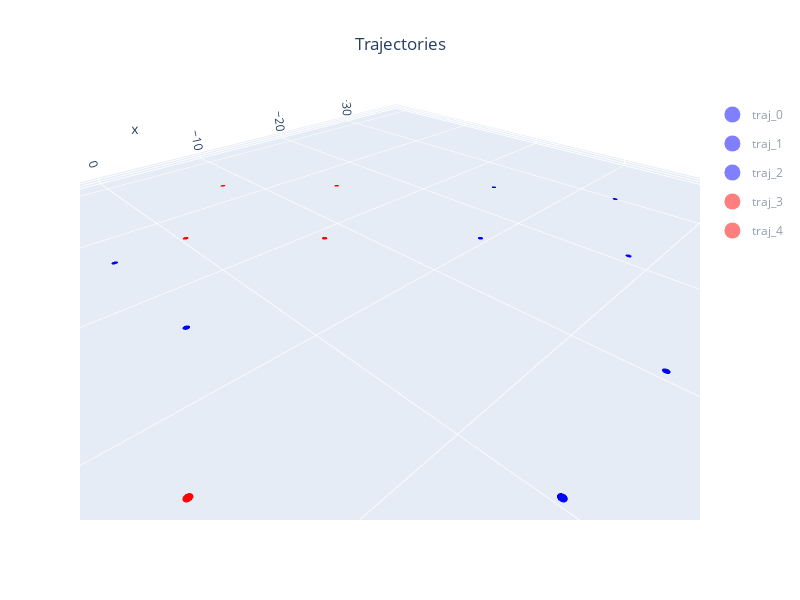

Write notebook code for a chart like this one.
### Markdown cell above
## Gazebo Configuration

Here we color each UAV with the color of the GCS it belongs to.

### Code cell
gaz_config = ConfigGazebo(origin = enu_origin,
                          world_path="simulator/gazebo/worlds/runway.world")

for path,home,c in zip(base_paths,base_homes,uav_colors):
    gaz_config.add(base_path=path,base_home=home,color=c)

gaz= Gazebo(gaz_config,gra_origin)

gaz.show()

### Figure 1 — Plotly figure (JSON) as saved in the notebook; plotly's stock layout.template omitted (floating-point values rounded to 4 significant figures; data arrays with more than 128 entries replaced by an {"elided": "..."} marker saying what was removed)
{"data": [{"color": "blue", "flatshading": false, "i": {"elided": "468 int values"}, "j": {"elided": "468 int values"}, "k": {"elided": "468 int values"}, "legendgroup": "traj_0", "lighting": {"ambient": 0.35, "diffuse": 0.8, "roughness": 0.9, "specular": 0.2}, "lightposition": {"x": 200, "y": 200, "z": 100}, "name": "traj_0", "opacity": 0.95, "showlegend": false, "type": "mesh3d", "x": {"elided": "252 float values"}, "y": {"elided": "252 float values"}, "z": {"elided": "252 float values"}}, {"color": "blue", "flatshading": false, "i": {"elided": "468 int values"}, "j": {"elided": "468 int values"}, "k": {"elided": "468 int values"}, "legendgroup": "traj_0", "lighting": {"ambient": 0.35, "diffuse": 0.8, "roughness": 0.9, "specular": 0.2}, "lightposition": {"x": 200, "y": 200, "z": 100}, "name": "traj_0", "opacity": 0.95, "showlegend": false, "type": "mesh3d", "x": {"elided": "252 float values"}, "y": {"elided": "252 float values"}, "z": {"elided": "252 float values"}}, {"color": "blue", "flatshading": false, "i": {"elided": "468 int values"}, "j": {"elided": "468 int values"}, "k": {"elided": "468 int values"}, "legendgroup": "traj_0", "lighting": {"ambient": 0.35, "diffuse": 0.8, "roughness": 0.9, "specular": 0.2}, "lightposition": {"x": 200, "y": 200, "z": 100}, "name": "traj_0", "opacity": 0.95, "showlegend": false, "type": "mesh3d", "x": {"elided": "252 float values"}, "y": {"elided": "252 float values"}, "z": {"elided": "252 float values"}}, {"color": "blue", "flatshading": false, "i": {"elided": "468 int values"}, "j": {"elided": "468 int values"}, "k": {"elided": "468 int values"}, "legendgroup": "traj_0", "lighting": {"ambient": 0.35, "diffuse": 0.8, "roughness": 0.9, "specular": 0.2}, "lightposition": {"x": 200, "y": 200, "z": 100}, "name": "traj_0", "opacity": 0.95, "showlegend": false, "type": "mesh3d", "x": {"elided": "252 float values"}, "y": {"elided": "252 float values"}, "z": {"elided": "252 float values"}}, {"color": "blue", "flatshading": false, "i": {"elided": "468 int values"}, "j": {"elided": "468 int values"}, "k": {"elided": "468 int values"}, "legendgroup": "traj_0", "lighting": {"ambient": 0.35, "diffuse": 0.8, "roughness": 0.9, "specular": 0.2}, "lightposition": {"x": 200, "y": 200, "z": 100}, "name": "traj_0", "opacity": 0.95, "showlegend": false, "type": "mesh3d", "x": {"elided": "252 float values"}, "y": {"elided": "252 float values"}, "z": {"elided": "252 float values"}}, {"color": "blue", "flatshading": false, "i": {"elided": "468 int values"}, "j": {"elided": "468 int values"}, "k": {"elided": "468 int values"}, "legendgroup": "traj_1", "lighting": {"ambient": 0.35, "diffuse": 0.8, "roughness": 0.9, "specular": 0.2}, "lightposition": {"x": 200, "y": 200, "z": 100}, "name": "traj_1", "opacity": 0.95, "showlegend": false, "type": "mesh3d", "x": {"elided": "252 float values"}, "y": {"elided": "252 float values"}, "z": {"elided": "252 float values"}}, {"color": "blue", "flatshading": false, "i": {"elided": "468 int values"}, "j": {"elided": "468 int values"}, "k": {"elided": "468 int values"}, "legendgroup": "traj_1", "lighting": {"ambient": 0.35, "diffuse": 0.8, "roughness": 0.9, "specular": 0.2}, "lightposition": {"x": 200, "y": 200, "z": 100}, "name": "traj_1", "opacity": 0.95, "showlegend": false, "type": "mesh3d", "x": {"elided": "252 float values"}, "y": {"elided": "252 float values"}, "z": {"elided": "252 float values"}}, {"color": "blue", "flatshading": false, "i": {"elided": "468 int values"}, "j": {"elided": "468 int values"}, "k": {"elided": "468 int values"}, "legendgroup": "traj_1", "lighting": {"ambient": 0.35, "diffuse": 0.8, "roughness": 0.9, "specular": 0.2}, "lightposition": {"x": 200, "y": 200, "z": 100}, "name": "traj_1", "opacity": 0.95, "showlegend": false, "type": "mesh3d", "x": {"elided": "252 float values"}, "y": {"elided": "252 float values"}, "z": {"elided": "252 float values"}}, {"color": "blue", "flatshading": false, "i": {"elided": "468 int values"}, "j": {"elided": "468 int values"}, "k": {"elided": "468 int values"}, "legendgroup": "traj_1", "lighting": {"ambient": 0.35, "diffuse": 0.8, "roughness": 0.9, "specular": 0.2}, "lightposition": {"x": 200, "y": 200, "z": 100}, "name": "traj_1", "opacity": 0.95, "showlegend": false, "type": "mesh3d", "x": {"elided": "252 float values"}, "y": {"elided": "252 float values"}, "z": {"elided": "252 float values"}}, {"color": "blue", "flatshading": false, "i": {"elided": "468 int values"}, "j": {"elided": "468 int values"}, "k": {"elided": "468 int values"}, "legendgroup": "traj_1", "lighting": {"ambient": 0.35, "diffuse": 0.8, "roughness": 0.9, "specular": 0.2}, "lightposition": {"x": 200, "y": 200, "z": 100}, "name": "traj_1", "opacity": 0.95, "showlegend": false, "type": "mesh3d", "x": {"elided": "252 float values"}, "y": {"elided": "252 float values"}, "z": {"elided": "252 float values"}}, {"color": "blue", "flatshading": false, "i": {"elided": "468 int values"}, "j": {"elided": "468 int values"}, "k": {"elided": "468 int values"}, "legendgroup": "traj_2", "lighting": {"ambient": 0.35, "diffuse": 0.8, "roughness": 0.9, "specular": 0.2}, "lightposition": {"x": 200, "y": 200, "z": 100}, "name": "traj_2", "opacity": 0.95, "showlegend": false, "type": "mesh3d", "x": {"elided": "252 float values"}, "y": {"elided": "252 float values"}, "z": {"elided": "252 float values"}}, {"color": "blue", "flatshading": false, "i": {"elided": "468 int values"}, "j": {"elided": "468 int values"}, "k": {"elided": "468 int values"}, "legendgroup": "traj_2", "lighting": {"ambient": 0.35, "diffuse": 0.8, "roughness": 0.9, "specular": 0.2}, "lightposition": {"x": 200, "y": 200, "z": 100}, "name": "traj_2", "opacity": 0.95, "showlegend": false, "type": "mesh3d", "x": {"elided": "252 float values"}, "y": {"elided": "252 float values"}, "z": {"elided": "252 float values"}}, {"color": "blue", "flatshading": false, "i": {"elided": "468 int values"}, "j": {"elided": "468 int values"}, "k": {"elided": "468 int values"}, "legendgroup": "traj_2", "lighting": {"ambient": 0.35, "diffuse": 0.8, "roughness": 0.9, "specular": 0.2}, "lightposition": {"x": 200, "y": 200, "z": 100}, "name": "traj_2", "opacity": 0.95, "showlegend": false, "type": "mesh3d", "x": {"elided": "252 float values"}, "y": {"elided": "252 float values"}, "z": {"elided": "252 float values"}}, {"color": "blue", "flatshading": false, "i": {"elided": "468 int values"}, "j": {"elided": "468 int values"}, "k": {"elided": "468 int values"}, "legendgroup": "traj_2", "lighting": {"ambient": 0.35, "diffuse": 0.8, "roughness": 0.9, "specular": 0.2}, "lightposition": {"x": 200, "y": 200, "z": 100}, "name": "traj_2", "opacity": 0.95, "showlegend": false, "type": "mesh3d", "x": {"elided": "252 float values"}, "y": {"elided": "252 float values"}, "z": {"elided": "252 float values"}}, {"color": "blue", "flatshading": false, "i": {"elided": "468 int values"}, "j": {"elided": "468 int values"}, "k": {"elided": "468 int values"}, "legendgroup": "traj_2", "lighting": {"ambient": 0.35, "diffuse": 0.8, "roughness": 0.9, "specular": 0.2}, "lightposition": {"x": 200, "y": 200, "z": 100}, "name": "traj_2", "opacity": 0.95, "showlegend": false, "type": "mesh3d", "x": {"elided": "252 float values"}, "y": {"elided": "252 float values"}, "z": {"elided": "252 float values"}}, {"color": "red", "flatshading": false, "i": {"elided": "468 int values"}, "j": {"elided": "468 int values"}, "k": {"elided": "468 int values"}, "legendgroup": "traj_3", "lighting": {"ambient": 0.35, "diffuse": 0.8, "roughness": 0.9, "specular": 0.2}, "lightposition": {"x": 200, "y": 200, "z": 100}, "name": "traj_3", "opacity": 0.95, "showlegend": false, "type": "mesh3d", "x": {"elided": "252 float values"}, "y": {"elided": "252 float values"}, "z": {"elided": "252 float values"}}, {"color": "red", "flatshading": false, "i": {"elided": "468 int values"}, "j": {"elided": "468 int values"}, "k": {"elided": "468 int values"}, "legendgroup": "traj_3", "lighting": {"ambient": 0.35, "diffuse": 0.8, "roughness": 0.9, "specular": 0.2}, "lightposition": {"x": 200, "y": 200, "z": 100}, "name": "traj_3", "opacity": 0.95, "showlegend": false, "type": "mesh3d", "x": {"elided": "252 float values"}, "y": {"elided": "252 float values"}, "z": {"elided": "252 float values"}}, {"color": "red", "flatshading": false, "i": {"elided": "468 int values"}, "j": {"elided": "468 int values"}, "k": {"elided": "468 int values"}, "legendgroup": "traj_3", "lighting": {"ambient": 0.35, "diffuse": 0.8, "roughness": 0.9, "specular": 0.2}, "lightposition": {"x": 200, "y": 200, "z": 100}, "name": "traj_3", "opacity": 0.95, "showlegend": false, "type": "mesh3d", "x": {"elided": "252 float values"}, "y": {"elided": "252 float values"}, "z": {"elided": "252 float values"}}, {"color": "red", "flatshading": false, "i": {"elided": "468 int values"}, "j": {"elided": "468 int values"}, "k": {"elided": "468 int values"}, "legendgroup": "traj_3", "lighting": {"ambient": 0.35, "diffuse": 0.8, "roughness": 0.9, "specular": 0.2}, "lightposition": {"x": 200, "y": 200, "z": 100}, "name": "traj_3", "opacity": 0.95, "showlegend": false, "type": "mesh3d", "x": {"elided": "252 float values"}, "y": {"elided": "252 float values"}, "z": {"elided": "252 float values"}}, {"color": "red", "flatshading": false, "i": {"elided": "468 int values"}, "j": {"elided": "468 int values"}, "k": {"elided": "468 int values"}, "legendgroup": "traj_3", "lighting": {"ambient": 0.35, "diffuse": 0.8, "roughness": 0.9, "specular": 0.2}, "lightposition": {"x": 200, "y": 200, "z": 100}, "name": "traj_3", "opacity": 0.95, "showlegend": false, "type": "mesh3d", "x": {"elided": "252 float values"}, "y": {"elided": "252 float values"}, "z": {"elided": "252 float values"}}, {"color": "red", "flatshading": false, "i": {"elided": "468 int values"}, "j": {"elided": "468 int values"}, "k": {"elided": "468 int values"}, "legendgroup": "traj_4", "lighting": {"ambient": 0.35, "diffuse": 0.8, "roughness": 0.9, "specular": 0.2}, "lightposition": {"x": 200, "y": 200, "z": 100}, "name": "traj_4", "opacity": 0.95, "showlegend": false, "type": "mesh3d", "x": {"elided": "252 float values"}, "y": {"elided": "252 float values"}, "z": {"elided": "252 float values"}}, {"color": "red", "flatshading": false, "i": {"elided": "468 int values"}, "j": {"elided": "468 int values"}, "k": {"elided": "468 int values"}, "legendgroup": "traj_4", "lighting": {"ambient": 0.35, "diffuse": 0.8, "roughness": 0.9, "specular": 0.2}, "lightposition": {"x": 200, "y": 200, "z": 100}, "name": "traj_4", "opacity": 0.95, "showlegend": false, "type": "mesh3d", "x": {"elided": "252 float values"}, "y": {"elided": "252 float values"}, "z": {"elided": "252 float values"}}, {"color": "red", "flatshading": false, "i": {"elided": "468 int values"}, "j": {"elided": "468 int values"}, "k": {"elided": "468 int values"}, "legendgroup": "traj_4", "lighting": {"ambient": 0.35, "diffuse": 0.8, "roughness": 0.9, "specular": 0.2}, "lightposition": {"x": 200, "y": 200, "z": 100}, "name": "traj_4", "opacity": 0.95, "showlegend": false, "type": "mesh3d", "x": {"elided": "252 float values"}, "y": {"elided": "252 float values"}, "z": {"elided": "252 float values"}}, {"color": "red", "flatshading": false, "i": {"elided": "468 int values"}, "j": {"elided": "468 int values"}, "k": {"elided": "468 int values"}, "legendgroup": "traj_4", "lighting": {"ambient": 0.35, "diffuse": 0.8, "roughness": 0.9, "specular": 0.2}, "lightposition": {"x": 200, "y": 200, "z": 100}, "name": "traj_4", "opacity": 0.95, "showlegend": false, "type": "mesh3d", "x": {"elided": "252 float values"}, "y": {"elided": "252 float values"}, "z": {"elided": "252 float values"}}, {"color": "red", "flatshading": false, "i": {"elided": "468 int values"}, "j": {"elided": "468 int values"}, "k": {"elided": "468 int values"}, "legendgroup": "traj_4", "lighting": {"ambient": 0.35, "diffuse": 0.8, "roughness": 0.9, "specular": 0.2}, "lightposition": {"x": 200, "y": 200, "z": 100}, "name": "traj_4", "opacity": 0.95, "showlegend": false, "type": "mesh3d", "x": {"elided": "252 float values"}, "y": {"elided": "252 float values"}, "z": {"elided": "252 float values"}}, {"hoverinfo": "skip", "legendgroup": "traj_0", "marker": {"color": "blue", "opacity": 1, "size": 18, "symbol": "circle"}, "mode": "markers", "name": "traj_0", "showlegend": true, "type": "scatter3d", "visible": "legendonly", "x": [0], "y": [0], "z": [0]}, {"hoverinfo": "skip", "legendgroup": "traj_1", "marker": {"color": "blue", "opacity": 1, "size": 18, "symbol": "circle"}, "mode": "markers", "name": "traj_1", "showlegend": true, "type": "scatter3d", "visible": "legendonly", "x": [0], "y": [0], "z": [0]}, {"hoverinfo": "skip", "legendgroup": "traj_2", "marker": {"color": "blue", "opacity": 1, "size": 18, "symbol": "circle"}, "mode": "markers", "name": "traj_2", "showlegend": true, "type": "scatter3d", "visible": "legendonly", "x": [0], "y": [0], "z": [0]}, {"hoverinfo": "skip", "legendgroup": "traj_3", "marker": {"color": "red", "opacity": 1, "size": 18, "symbol": "circle"}, "mode": "markers", "name": "traj_3", "showlegend": true, "type": "scatter3d", "visible": "legendonly", "x": [0], "y": [0], "z": [0]}, {"hoverinfo": "skip", "legendgroup": "traj_4", "marker": {"color": "red", "opacity": 1, "size": 18, "symbol": "circle"}, "mode": "markers", "name": "traj_4", "showlegend": true, "type": "scatter3d", "visible": "legendonly", "x": [0], "y": [0], "z": [0]}], "layout": {"height": 600, "legend": {"groupclick": "togglegroup"}, "scene": {"aspectmode": "data", "xaxis": {"range": [-38.67, 30.01], "title": {"text": "x"}}, "yaxis": {"range": [-31.77, 34.69], "title": {"text": "y"}}, "zaxis": {"range": [0, 5.28], "title": {"text": "z"}}}, "showlegend": true, "title": {"text": "Trajectories", "x": 0.5, "xanchor": "center"}, "width": 800}}
